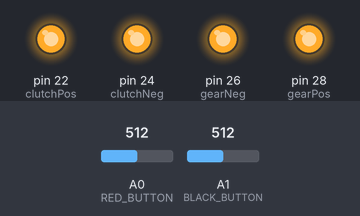
This sketch was run on a simulated Arduino Mega 2560, built with avr-gcc and run on an emulated ATmega2560. Parts: output pins drawn as LEDs (lit = HIGH). Dashed ring = blinking. The inputs (shaded band) are chosen by the test bench; at power-on: A0 (RED_BUTTON) = 512, A1 (BLACK_BUTTON) = 512. EEPROM starts erased.

Above: at 10.6 s.
10.7 s: A0 (RED_BUTTON) set to 985
12.4 s: A0 (RED_BUTTON) set to 1014
At 13.3 s:
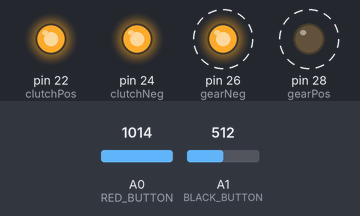
15.4 s: A0 (RED_BUTTON) set to 990
At 16.4 s:
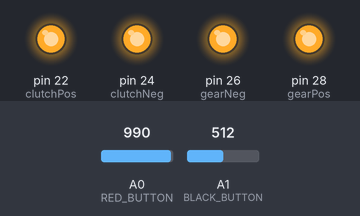
16.9 s: A1 (BLACK_BUTTON) set to 983
18.4 s: A1 (BLACK_BUTTON) set to 1014
At 20.0 s:
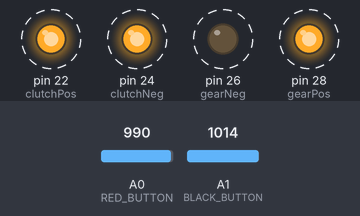
21.4 s: A1 (BLACK_BUTTON) set to 990
At 22.2 s:
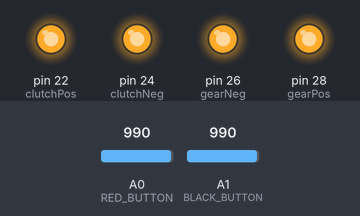
Timing chart, 0 to 23.9 s (numbered marks = the images above; inputs shaded):
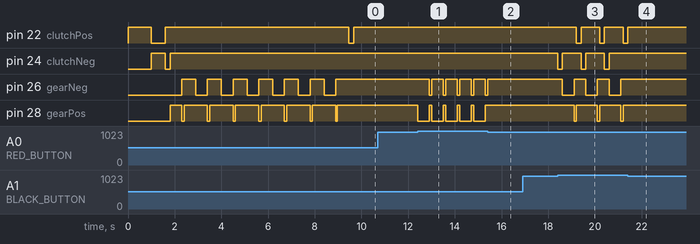

Measured:
- the behaviour switches between 999 and 1000 on A0 (RED_BUTTON) (found by bisection; images 0 and 1)
- the behaviour switches between 999 and 1000 on A1 (BLACK_BUTTON) (found by bisection; images 2 and 3)
- after the input at 10.7 s, every drawn part: stays the same
- after the input at 12.4 s, pin 26 (gearNeg): alternates HIGH for 0.50 s and LOW for 0.10 s, starting after 0.50 s; pin 28 (gearPos): alternates HIGH for 0.10 s and LOW for 0.50 s, starting at once
- after the input at 15.4 s, pin 26 (gearNeg): goes on until 15.4 s, then stays HIGH; pin 28 (gearPos): stops changing and stays HIGH
- after the input at 16.9 s, every drawn part: stays the same
- after the input at 18.4 s, pin 22 (clutchPos): alternates HIGH for 0.80 s and LOW for 0.20 s, starting after 0.80 s; pin 24 (clutchNeg): alternates HIGH for 0.80 s and LOW for 0.20 s, starting at once
- after the input at 21.4 s, pin 22 (clutchPos): goes on until 21.4 s, then stays HIGH; pin 24 (clutchNeg), pin 26 (gearNeg), pin 28 (gearPos): stops changing and stays HIGH

The sketch:

gear2.ino
```cpp
#include <EEPROM.h>
#include <Wire.h>
#include"GEAR_SHIFTER.h"

#define RED_BUTTON   A0  //up shift
#define BLACK_BUTTON A1  //down shift

#define gearStateRegister 0

#define SPI_Frequency 800000

int up, down, idle;
bool disengaged;

GEAR_SHIFTER shifter;
int engineRPM = 0;

void setup() {
  shifter = GEAR_SHIFTER(SPI_Frequency);
  Serial.begin(19200);

  pinMode(RED_BUTTON, INPUT);
  pinMode(BLACK_BUTTON, INPUT);

  pinMode(A2, INPUT);

  Wire.begin(7); // join i2c bus with address #7
  Wire.setClock(400000L);
  Wire.onReceive(handleI2CReceive);
  Wire.onRequest(handleI2CRequest);

  idle = 175;
  disengaged = false;
  //------------------------------------------
  shifter.disengageClutch(1000);
  shifter.engageClutch(600);
  shifter.clutchLevStop();

  shifter.disengageClutch(200);
  shifter.clutchLevStop();
  for(int i = 0; i < 7; i++)
  {
    if(i < 6)
    {
      shifter.retractGearLev(500);
      shifter.moveGearLev(100);
      shifter.gearLevStop();
    }
    else
    {
      shifter.retractGearLev(500);
      shifter.moveGearLev(60);
      shifter.gearLevStop();
    }
    delay(500);
  }
  //----------------------------------------
   disengaged = true;
//shifter.moveGearLev(500);
}

// interrupt handlers
void handleI2CReceive(int numBytes)
{ char command = Wire.read();} // [pretty much just ignore the command]

void handleI2CRequest()
{ Wire.write(shifter.getGearCount());}

ISR (SPI_STC_vect)
{ shifter.readToSPIBuffer();}

void loop()
{
  engineRPM = shifter.getEngineRPM_Data();
  //Serial.print("RPM: ");
  //Serial.println(engineRPM);

  if (engineRPM <= idle && !disengaged)
  {
    shifter.disengageClutch(200);
    shifter.clutchLevStop();
    disengaged = true;
  }
  else if (engineRPM > idle && disengaged)
  {
    shifter.engageClutch(200);
    shifter.clutchLevStop();
    disengaged = false;
  }
  else;

  up = analogRead(RED_BUTTON);
  down = analogRead(BLACK_BUTTON);

/* Shifting to higher gear  */
  if (up >= 1000){
    shifter.incrementGearCount();
    shifter.upShift(shifter.getGearCount());
  }
  else if (down >= 1000){
    shifter.disengageClutch(200);
    shifter.clutchLevStop();
    shifter.decrementGearCount();
    shifter.downShift(shifter.getGearCount());
    shifter.engageClutch(200);
    shifter.clutchLevStop();
  }
  else;

  shifter.saveGearState(shifter.getGearCount());
  shifter.stopActuators();
}

///* Testing Clutch */
//  shifter.disengageClutch(100);
//  shifter.engageClutch(200);
//  shifter.saveGearState(100);
//
//  shifter.retractGearLev(500);
//  shifter.moveGearLev(100);
//  shifter.stopActuators();
//
//  /*Finding nuetral*/
//   //Stage 1: retract gear lev
//   shifter.retractGearLev(120);
//   delay(1000);
//   //Stage 2: move gear lev
//   shifter.moveGearLev(120);
```

GEAR_SHIFTER.cpp
```cpp
#include"GEAR_SHIFTER.h"

GEAR_SHIFTER::GEAR_SHIFTER(){}

GEAR_SHIFTER::GEAR_SHIFTER(long SPI_Frequency)
{
  clutchPos = 22;   //Positive clutch
  clutchNeg = 24;   //Negative clutch
  gearPos   = 28;   //Positive gear
  gearNeg   = 26;   //Negative gear

  pinMode(clutchPos, OUTPUT);
  pinMode(clutchNeg, OUTPUT);
  pinMode(gearPos, OUTPUT);
  pinMode(gearNeg, OUTPUT);

  initialGearRead = true;
  gearCount = 1;

  SPI.beginTransaction(SPISettings(SPI_Frequency, MSBFIRST, SPI_MODE0));
  SPCR |= bit (SPE);
  SPCR |= bit (SPIE);
  SPCR |= _BV(SPE);
  pinMode(MISO,OUTPUT);
}

void GEAR_SHIFTER::readToSPIBuffer()
{
    isrFlag = 0;
    if (bufferPosition < sizeof(spiDataPacket))
        spiDataPacket [bufferPosition++] = SPDR;
}

int GEAR_SHIFTER::processSPIBuffer()
{
  if (isrFlag == 0)
  {
    isrFlag = 1;
    int rpmData = (spiDataPacket[0]<< 8) | spiDataPacket[1];
    engineRPM_Data = ((rpmData >= 5900) ? engineRPM_Data : rpmData);
    //[For Diagnositics purposes only]--------------------------

         //Serial.print("Converted Data from raw SPI on gear module: ");
         //Serial.println(engineRPM_Data);
         //Serial.print("Gear number: ");
         //Serial.println(temp);
         //printSPI_DATA();

    //---------------------------------------------------------
    bufferPosition = 0;
    return engineRPM_Data;
  }
  else return engineRPM_Data;
}

int GEAR_SHIFTER:: getEngineRPM_Data()
{ return processSPIBuffer(); }

void GEAR_SHIFTER::readClutchPosition()
{
  //clutchPosition = analogRead();
}

int GEAR_SHIFTER::getGearCount()
{
  return gearCount;
}

void GEAR_SHIFTER::upShift(int gearCount)
{
  switch (gearCount)
  {
    case 1:
      moveGearLev(500);
      retractGearLev(100);
      gearLevStop();
      break;
    case 2:
      moveGearLev(500);
      retractGearLev(100);
      gearLevStop();
      break;
    case 3:
      moveGearLev(500);
      retractGearLev(100);
      gearLevStop();
      break;
    case 4:
      moveGearLev(500);
      retractGearLev(100);
      gearLevStop();
      break;
    case 5:
      moveGearLev(500);
      retractGearLev(100);
      gearLevStop();
      break;
    case 6:
      moveGearLev(500);
      retractGearLev(100);
      gearLevStop();
      break;
    default:
      gearLevStop();
      break;
  }
  /*
                  if (gearCount >= 6) {} // at sixth gear, do nothing. No higher gears
                  else if (gearCount == 0)       // at neutral, shifting to first gear
                  {
                    retractGearLev(500);
                    moveGearLev(100);
                  }
                  else                      // move up a gear
                  {
                    moveGearLev(500);
                    retractGearLev(120);
                  }
  */
}

void GEAR_SHIFTER::downShift(int gearCount)
{
  switch (gearCount)
  {
    case 1:
      retractGearLev(500);
      moveGearLev(100);
      gearLevStop();
      break;
    case 2:
      retractGearLev(500);
      moveGearLev(100);
      gearLevStop();
      break;
    case 3:
      retractGearLev(500);
      moveGearLev(100);
      gearLevStop();
      break;
    case 4:
      retractGearLev(500);
      moveGearLev(100);
      gearLevStop();
      break;
    case 5:
      retractGearLev(500);
      moveGearLev(100);
      gearLevStop();
      break;
    case 6:
      retractGearLev(500);
      moveGearLev(100);
      gearLevStop();
      break;
    default:
      gearLevStop();
      break;
  }
  /*
                  if (gearCount == 1) {}  // at neutral, downshifting will take you to first gear. NO GOOD!!
                  else if(gearCount == 1) // at first gear, shifting to neutral
                  {
                    moveGearLev(80);
                    retractGearLev(50);
                  }
                  else                    // move down a gear
                  {
                    retractGearLev(500);
                    moveGearLev(120);
                    gearLevStop();
                  }
  */
}

void GEAR_SHIFTER::moveGearLev(int sec)
{
  digitalWrite(gearPos, ON);
  digitalWrite(gearNeg, OFF);
  delay(sec);
}

void GEAR_SHIFTER::retractGearLev(int sec)
{
  digitalWrite(gearPos, OFF);
  digitalWrite(gearNeg, ON);
  delay(sec);
}

void GEAR_SHIFTER::gearLevStop()
{
  digitalWrite(gearPos, OFF);
  digitalWrite(gearNeg, OFF);
}
void GEAR_SHIFTER::clutchLevStop()
{
  digitalWrite(clutchPos, OFF);
  digitalWrite(clutchNeg, OFF);
}

void GEAR_SHIFTER::engageClutch(int sec)
{
  digitalWrite(clutchPos, ON);
  digitalWrite(clutchNeg, OFF);
  delay(sec);
}

void GEAR_SHIFTER::disengageClutch(int sec)
{
  digitalWrite(clutchPos, OFF);
  digitalWrite(clutchNeg, ON);
  delay(sec);
}

void GEAR_SHIFTER::incrementGearCount()
{
  if (gearCount < 6 /*&& initiateGearChange*/)
    gearCount = gearCount + 1;
}

void GEAR_SHIFTER::decrementGearCount()
{
  if (gearCount > 1 /*&& initiateGearChange*/)
    gearCount = gearCount - 1;
}

void GEAR_SHIFTER::saveGearState(int gear)
{
  //Serial.println(gear);
  EEPROM.write(0, gear);
}

void GEAR_SHIFTER::stopActuators()
{
  digitalWrite(gearPos, OFF);
  digitalWrite(gearNeg, OFF);
  digitalWrite(clutchPos, OFF);
  digitalWrite(clutchNeg, OFF);
}

void GEAR_SHIFTER::runStartUpSequence()
{
  disengageClutch(200);
  clutchLevStop();
  for(int i = 0; i < 7; i++)
  {
    if(i < 6)
    {
      retractGearLev(500);
      moveGearLev(100);
      gearLevStop();
    }
    else
    {
      retractGearLev(500);
      moveGearLev(60);
      gearLevStop();
    }
    delay(500);
  }
  engageClutch(200);
  clutchLevStop();
}
```

GEAR_SHIFTER.h
```cpp
#ifndef GEAR_SHIFTER_H
#define GEAR_SHIFTER_H

#define ON LOW
#define OFF HIGH

#include <SPI.h>
#include <EEPROM.h>

#define gearStateRegister 0

class GEAR_SHIFTER
{
public:
  GEAR_SHIFTER();
  GEAR_SHIFTER(long SPI_Frequency);

  // methods used inside interrupts
  void  readToSPIBuffer();
  void  readClutchPosition();

  int   processSPIBuffer();
  int   getEngineRPM_Data();
  int   getGearCount();

  // methods for shifting
  void  upShift(int gear);
  void  downShift(int gear);

  // increment gearCount
  void  incrementGearCount();
  void  decrementGearCount();

  //methods for actuation
  void  runStartUpSequence();
  void  moveGearLev(int sec);
  void  retractGearLev(int sec);
  void  gearLevStop();
  void  clutchLevStop();
  void  saveGearState(int gear);
  void  disengageClutch(int sec);
  void  engageClutch(/*bool fastActuation*/ int sec);
  void  stopActuators();

  bool  initialGearRead = false;
  int   pressCount = 0;
private:
  unsigned int engineRPM_Data;  // current RPM value
  volatile int bufferPosition;  // used as index for the 'spiDataPakcet' array
  uint8_t spiDataPacket[2];     // SPI data packet
  bool  isrFlag;                // bool used to detect new interrupts
  int  gearCount; //EEPROM.read(gearStateRegister);
  int gearPos, gearNeg, clutchPos, clutchNeg, clutchPosition;
};

#endif
```
